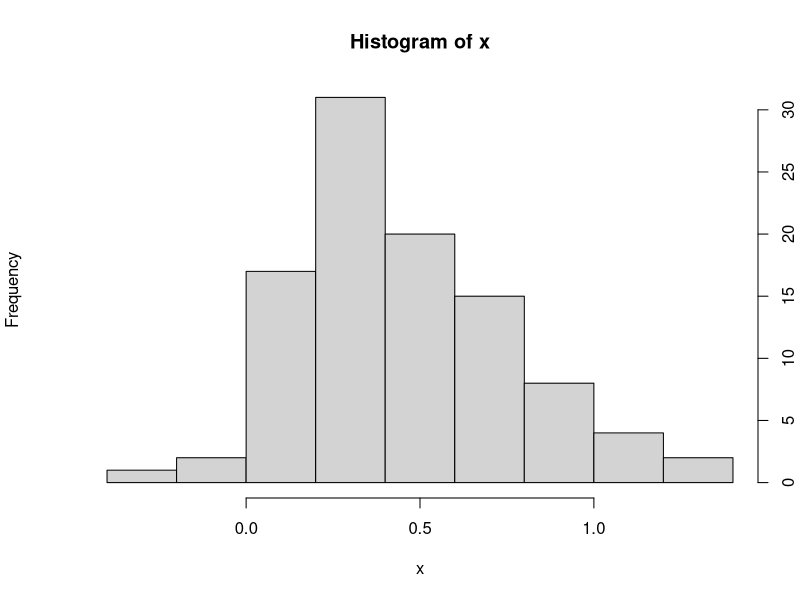

This figure's R source:
x<-rnorm(100)
head(x)
mean(x)
mu <- mean(x)
sig <- var(x)
exp(mu + (sig / 2))
exp(mu - (sig / 2))
mean(exp(x))

a <- 1
b <- 3
c <- 1
sol <- c((-b + sqrt(b*b - 4*a*c))/(2*a), (-b - sqrt(b*b - 4*a*c))/(2*a))
round(sol, 1) 
acc1 <- (round(sol, 1) - sol) * 100 / sol

set.seed(1234)
x <- rnorm(100, mean=.5, sd=.3)
mean(x)
sd(x)
hist(x, axes = FALSE)
axis(4)
axis(1)

set.seed(1)
x <- rnorm(100) 
head(x)

x <- 5 : 6 

